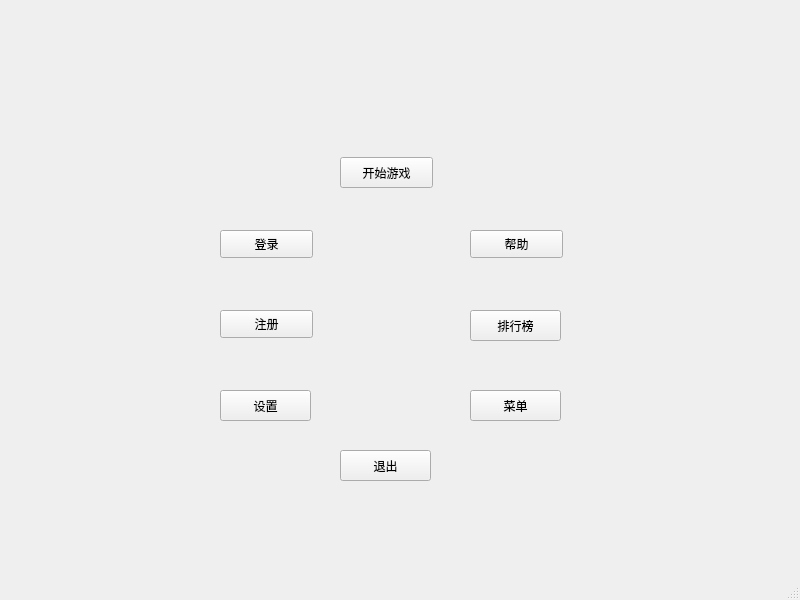
<?xml version="1.0" encoding="UTF-8"?>
<ui version="4.0">
 <class>CBejeweledDlg</class>
 <widget class="QMainWindow" name="CBejeweledDlg">
  <property name="geometry">
   <rect>
    <x>0</x>
    <y>0</y>
    <width>800</width>
    <height>600</height>
   </rect>
  </property>
  <property name="windowTitle">
   <string>MainWindow</string>
  </property>
  <widget class="QWidget" name="centralwidget">
   <widget class="QPushButton" name="pushButton">
    <property name="geometry">
     <rect>
      <x>340</x>
      <y>157</y>
      <width>93</width>
      <height>31</height>
      <y>160</y>
      <width>93</width>
      <height>28</height>
     </rect>
    </property>
    <property name="text">
     <string>开始游戏</string>
    </property>
   </widget>
   <widget class="QPushButton" name="pushButton_2">
    <property name="geometry">
     <rect>
      <x>470</x>
      <y>230</y>
      <x>340</x>
      <y>370</y>
      <width>93</width>
      <height>28</height>
     </rect>
    </property>
    <property name="text">
     <string>帮助</string>
    </property>
   </widget>
   <widget class="QPushButton" name="pushButton_3">
    <property name="geometry">
     <rect>
      <x>220</x>
      <x>340</x>
      <y>230</y>
      <width>93</width>
      <height>28</height>
     </rect>
    </property>
    <property name="text">
     <string>登录</string>
    </property>
   </widget>
   <widget class="QPushButton" name="pushButton_4">
    <property name="geometry">
     <rect>
      <x>220</x>
      <y>310</y>
      <x>340</x>
      <y>300</y>
      <width>93</width>
      <height>28</height>
     </rect>
    </property>
    <property name="text">
     <string>注册</string>
    </property>
   </widget>
   <widget class="QPushButton" name="pushButton_5">
    <property name="geometry">
     <rect>
      <x>340</x>
      <y>450</y>
      <width>91</width>
      <height>31</height>
     </rect>
    </property>
    <property name="text">
     <string>退出</string>
    </property>
   </widget>
   <widget class="QPushButton" name="pushButton_6">
    <property name="geometry">
     <rect>
      <x>470</x>
      <y>310</y>
      <width>91</width>
      <height>31</height>
     </rect>
    </property>
    <property name="text">
     <string>排行榜</string>
    </property>
   </widget>
   <widget class="QPushButton" name="pushButton_7">
    <property name="geometry">
     <rect>
      <x>470</x>
      <y>390</y>
      <width>91</width>
      <height>31</height>
     </rect>
    </property>
    <property name="text">
     <string>菜单</string>
    </property>
   </widget>
   <widget class="QPushButton" name="pushButton_8">
    <property name="geometry">
     <rect>
      <x>220</x>
      <y>390</y>
      <width>91</width>
      <height>31</height>
     </rect>
    </property>
    <property name="text">
     <string>设置</string>
    </property>
   </widget>
  </widget>
  <widget class="QMenuBar" name="menubar">
   <property name="geometry">
    <rect>
     <x>0</x>
     <y>0</y>
     <width>800</width>
     <height>22</height>
     <height>26</height>
    </rect>
   </property>
  </widget>
  <widget class="QStatusBar" name="statusbar"/>
 </widget>
 <resources/>
 <connections/>
</ui>
